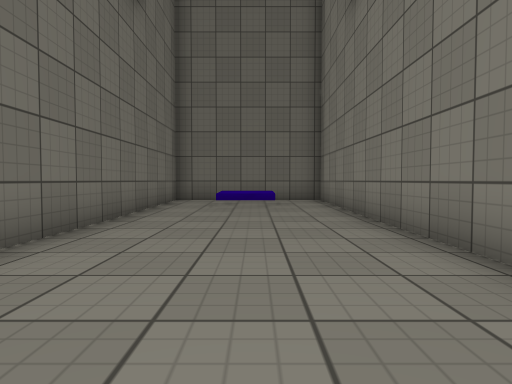
[1] (above)

23 first-person views from a walk through a 3-D level made in the Unity game engine. The camera is 0.72 m above the floor, tilts 2° down and sees 75° across. The floor is counted in squares, 1 m on a side. Each view is taken from the middle of a square. On the plan, view 1 faces up. The plan holds only what a view shows up to about 10 squares ahead; the rest is blank. The place goes on beyond the plan. Surface patterns are stand-ins for the level's own textures.

[2]
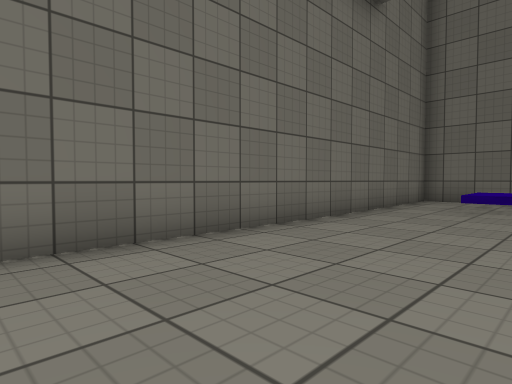

[3]
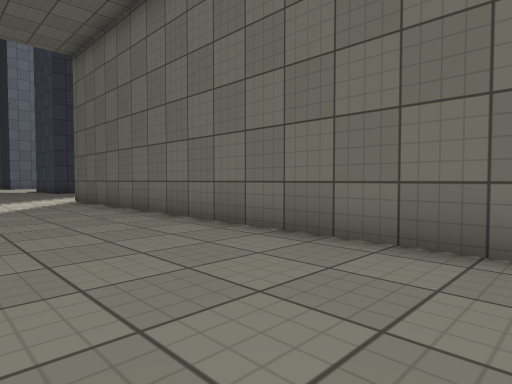

[4]
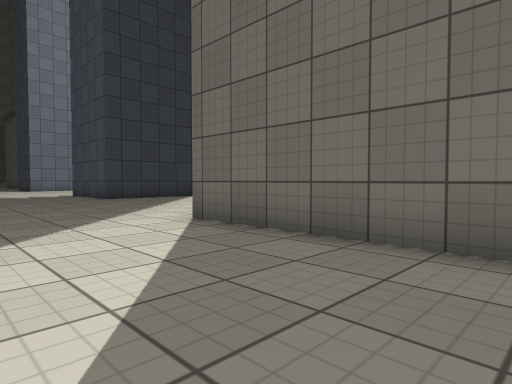

[5]
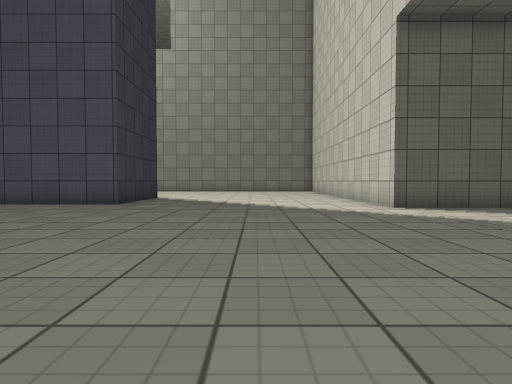

[6]
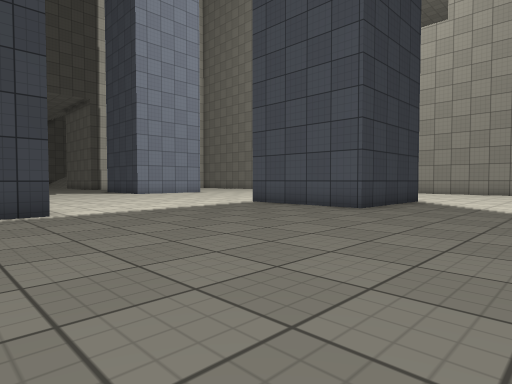

[7]
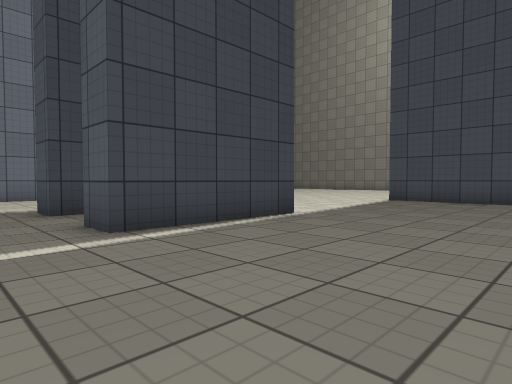

[8]
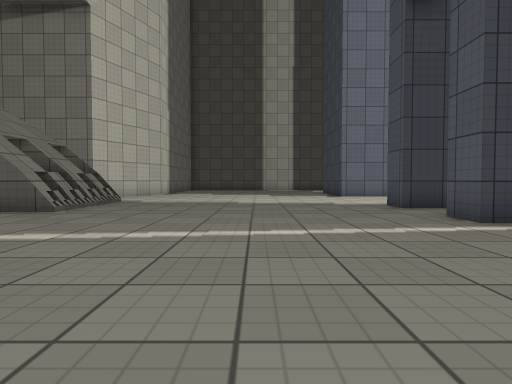

[9]
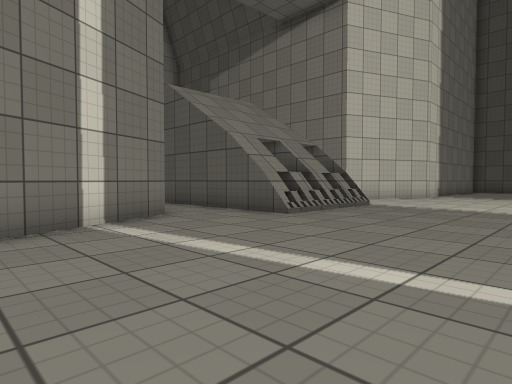

[10]
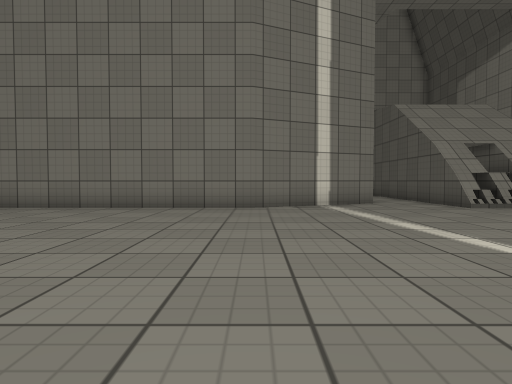

[11]
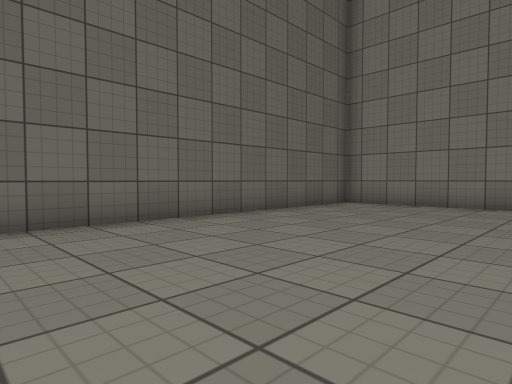

[12]
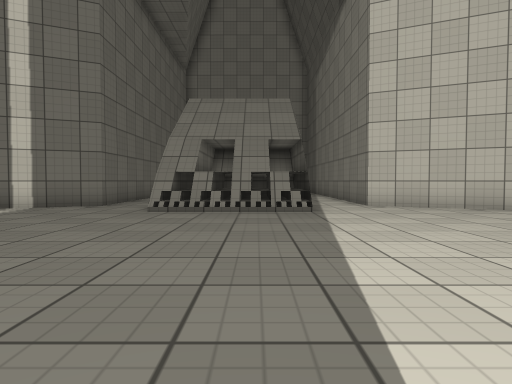

[13]
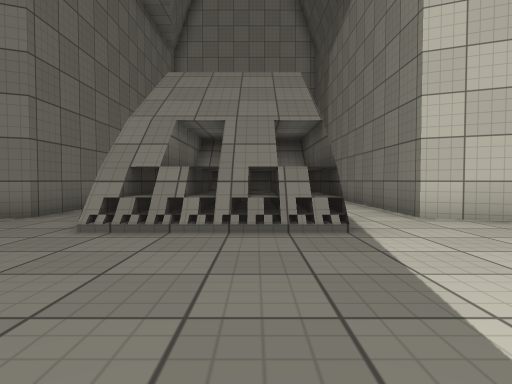

[14]
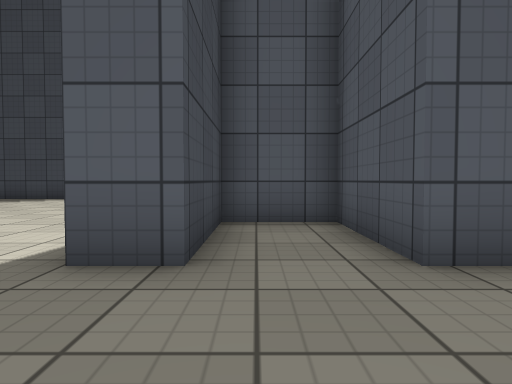

[15]
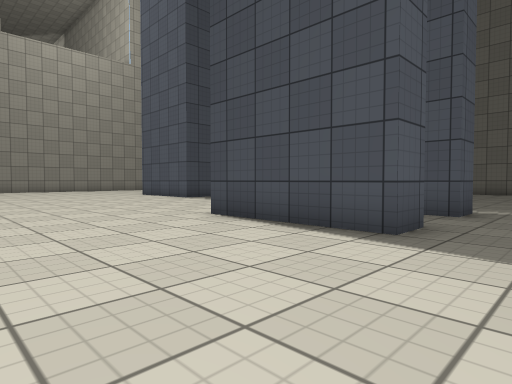

[16]
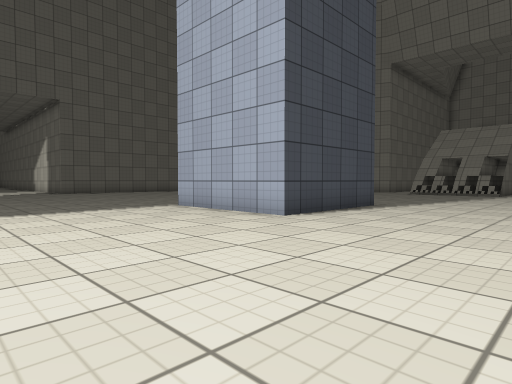

[17]
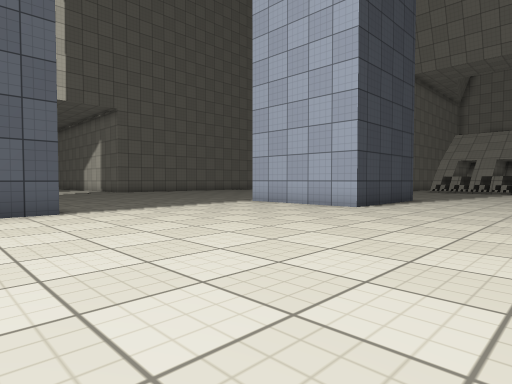

[18]
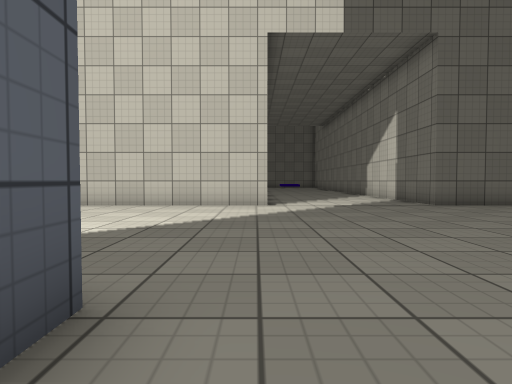

[19]
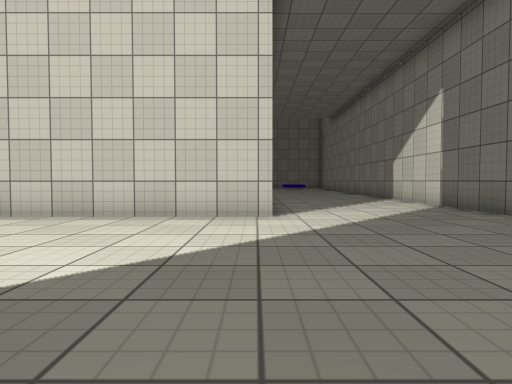

[20]
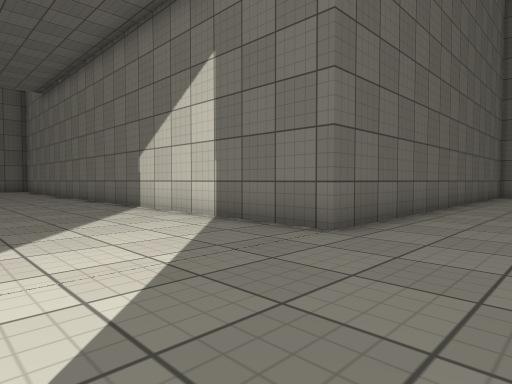

[21]
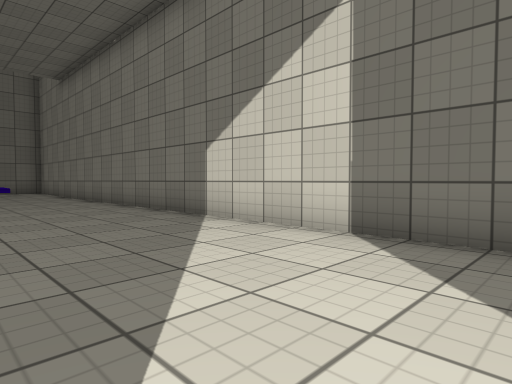

[22]
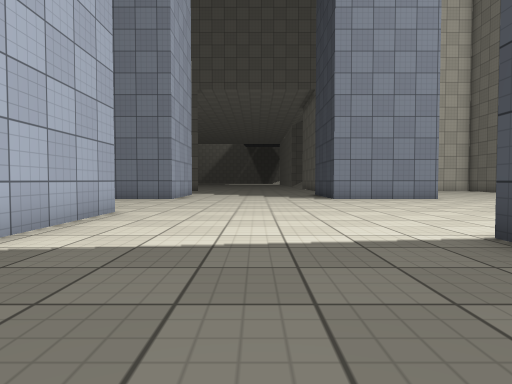

[23]
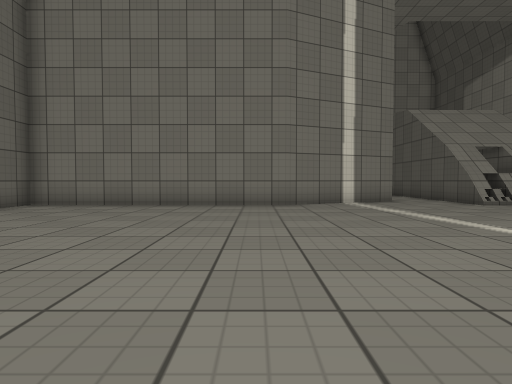

### Floor plan
Points are (right, up) in squares from view 1. A wall is a line through its corners. A room is listed if a view was taken in it or the views show most of it. See-through windows are left out.
Room 1 (views 1, 2, 3, 4, 5, 6, 7, 8, 9, 10, 11, 12, 13, 14, 15, 16, 17, 18, 19, 20, 21, 22, 23)
walls: (2.2, -19.6) (6.2, -19.6) (6.2, -20.6) (3.3, -20.6) (3.3, -22.6) (6.2, -22.6) (6.2, -23.6) (2.2, -23.6) (2.2, -19.6); (-6.1, -16.1) (-4, -16.1) (-4, -20.1) (-5, -20.1); (14.6, -21.5) (18.6, -21.5); (15, -22.2) (15, -21.5); (15.2, -22) (15.2, -21.5); (15, -23.2) (15, -22.6); (15.2, -22.9) (15.2, -22.6) (16, -22.6); (15, -23.9) (15, -23.4); (15.2, -24) (15.2, -23.4); (15, -24.9) (15, -24.4); (15.2, -24.9) (15.2, -24.4); (19.2, -19.7) (16.4, -19.7) (14.7, -15.9) (14.7, -8.4) (2.2, -8.4) (2.2, 10); (15.8, -28.5) (16.4, -27.2) (20, -27.2); (-2.7, 10.5) (-2.7, -8.4) (-6.5, -8.4)
low walls: (14.6, -22) (15.2, -22); (14.7, -22.2) (14.7, -21.5); (14.7, -23.2) (14.7, -22.6); (14.7, -24.1) (14.7, -23.4); (14.7, -25.1) (14.7, -24.4); (14.6, -25.4) (14.6, -21.5); (0.5, 8.4) (-1, 8.4)
ways out: gap at (15, -23)

Positions as (right, up) in squares from view 1, and headings:
1: (0, 0), facing up
2: (1, 0), facing up-left
3: (1, 4), facing down-left
4: (1, -3), facing down-left
5: (6, -12), facing left
6: (4, -12), facing down-left
7: (8, -15), facing down-left
8: (10, -14), facing down
9: (10, -16), facing down-right
10: (6, -16), facing right
11: (5, -14), facing up-right
12: (7, -24), facing right
13: (10, -24), facing right
14: (9, -22), facing left
15: (8, -28), facing up-left
16: (-3, -28), facing up-right
17: (-6, -28), facing up-right
18: (-3, -18), facing up
19: (-3, -15), facing up
20: (-2, -11), facing up-right
21: (-2, -8), facing up-right
22: (-1, -16), facing down
23: (5, -15), facing right
